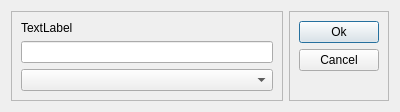
<?xml version="1.0" encoding="UTF-8"?>
<ui version="4.0">
 <class>NyNodeDialog</class>
 <widget class="QDialog" name="NyNodeDialog">
  <property name="geometry">
   <rect>
    <x>0</x>
    <y>0</y>
    <width>400</width>
    <height>107</height>
   </rect>
  </property>
  <property name="windowTitle">
   <string>Dialog</string>
  </property>
  <layout class="QHBoxLayout" name="horizontalLayout">
   <item>
    <widget class="QFrame" name="nodeBox">
     <property name="frameShape">
      <enum>QFrame::StyledPanel</enum>
     </property>
     <property name="frameShadow">
      <enum>QFrame::Raised</enum>
     </property>
     <layout class="QVBoxLayout" name="verticalLayout">
      <item>
       <widget class="QLabel" name="label">
        <property name="text">
         <string>TextLabel</string>
        </property>
       </widget>
      </item>
      <item>
       <widget class="QLineEdit" name="input"/>
      </item>
      <item>
       <widget class="QComboBox" name="filterBox"/>
      </item>
     </layout>
    </widget>
   </item>
   <item>
    <widget class="QFrame" name="frame">
     <property name="frameShape">
      <enum>QFrame::StyledPanel</enum>
     </property>
     <property name="frameShadow">
      <enum>QFrame::Raised</enum>
     </property>
     <layout class="QVBoxLayout" name="verticalLayout_2">
      <item>
       <widget class="QPushButton" name="accept">
        <property name="text">
         <string>Ok</string>
        </property>
       </widget>
      </item>
      <item>
       <widget class="QPushButton" name="discard">
        <property name="text">
         <string>Cancel</string>
        </property>
       </widget>
      </item>
      <item>
       <spacer name="spacer">
        <property name="orientation">
         <enum>Qt::Vertical</enum>
        </property>
        <property name="sizeHint" stdset="0">
         <size>
          <width>20</width>
          <height>40</height>
         </size>
        </property>
       </spacer>
      </item>
     </layout>
    </widget>
   </item>
  </layout>
 </widget>
 <resources/>
 <connections/>
</ui>
